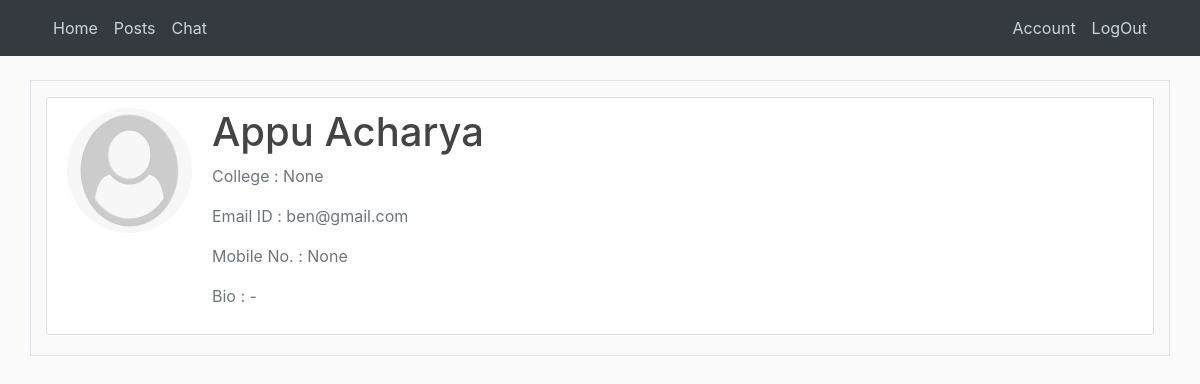
Screenshot of /info3 (signed in) with the database file from the repository.
### main/models.py (models this page shows, shortened)
class User(db.Model, UserMixin):
    id = db.Column(db.Integer, primary_key=True)
    firstName = db.Column(db.String(20), nullable=False)
    lastName = db.Column(db.String(20), nullable=False)
    image_file = db.Column(db.String(20), nullable=False, default='default.png')
    email = db.Column(db.String(60), unique=True, nullable=False)
    password = db.Column(db.String(60), nullable=False)
    intro = db.Column(db.String(100), default='-')
    work = db.Column(db.String(100))
    college = db.Column(db.String(100))
    phone = db.Column(db.String(15))
    posts = db.relationship('Post', backref='sender', lazy=True)
    rooms = db.relationship('Room', backref='creator', lazy=True)

### main/routes.py (the view)
@app.route("/info<int:post_id>", methods=['GET', 'POST'])
@login_required
def info(post_id):
    post = Post.query.get_or_404(post_id)
    return render_template('information.html', title='Information', post=post)

### main/models.py (called while the page is built)
@login_manager.user_loader
def load_user(user_id):
    return User.query.get(int(user_id))

### main/templates/information.html (shortened to what this page needs)
{% extends "layout.html" %}
{% block content %}
  <div class="content-section">
    <div class="media">
      <img class="rounded-circle account-img" src="{{ url_for('static', filename='profile_pics/' + post.sender.image_file) }}">
      <div class="media-body">
        <h2 class="account-heading">{{ post.sender.firstName + " " +post.sender.lastName}}</h2>
        <p class="text-secondary">College : {{ post.sender.college }}</p>
        <p class="text-secondary">Email ID : {{ post.sender.email }}</p>
        <p class="text-secondary">Mobile No. : {{ post.sender.phone }}</p>
        <p class="text-secondary">Bio : {{ post.sender.intro }}</p>
      </div>
    </div>
  </div>
{% endblock content %}

### main/static/main.css (style rules this page uses)
body { background: #fafafa; color: #333333; margin-top: 5rem; }
h1, h2, h3, h4, h5, h6 { color: #444444; }
.content-section { background: #ffffff; padding: 10px 20px; border: 1px solid #dddddd; border-radius: 3px; margin-bottom: 20px; }
.account-img { height: 125px; width: 125px; margin-right: 20px; margin-bottom: 16px; }
.account-heading { font-size: 2.5rem; }

### rows the page displays
User: image_file (placeholder picture), sender "Appu Acharya", sender.college "None", sender.email "ben@gmail.com", sender.phone "None", sender.intro "-"
